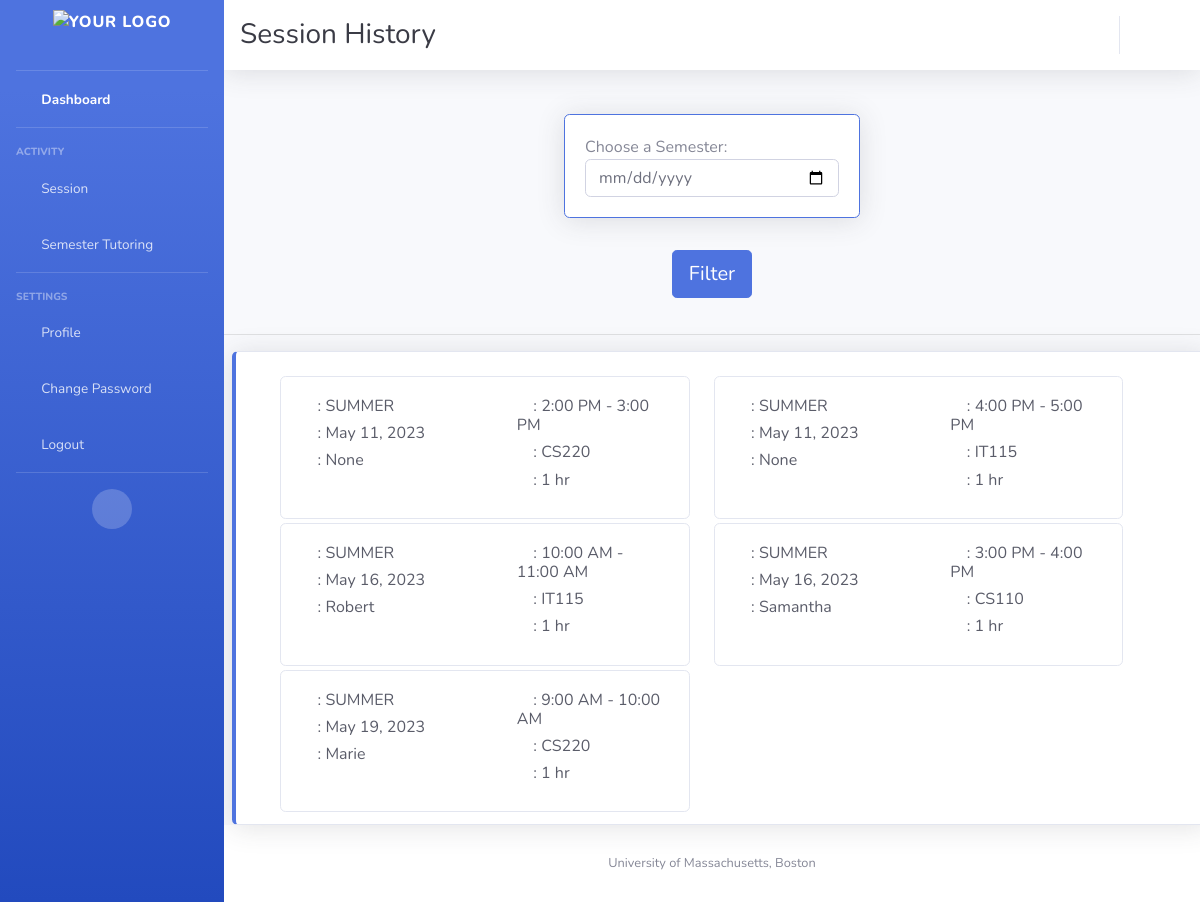
/session-hsitory/ (signed in), run on the app's committed database.
### appusers/models.py (models this page shows, shortened)
class Availability(models.Model):
    tutor = models.ForeignKey(Tutor, on_delete=models.CASCADE, null=True, blank=True, related_name='availabilities')
    date = models.DateField()
    timeblock = models.CharField(max_length=1, choices=TIMEBLOCK_CHOICES)
    booked_by = models.ForeignKey(Student, on_delete=models.SET_NULL, null=True, blank=True,
                                  related_name='booked_slots')
    course = models.ForeignKey(Course, on_delete=models.CASCADE)
    status = models.CharField(max_length=1, choices=STATUS_CHOICES)
    semester = models.CharField(max_length=25, null=True)

class Course(models.Model):
    c_name = models.CharField(max_length=100)
    c_code = models.CharField(max_length=50, unique=True, null=False)
    def __str__(self):
        return self.c_name

class Student(models.Model):
    user = models.OneToOneField(User, on_delete=models.CASCADE)
    ums_id = models.CharField(max_length=20, null=True, blank=True)
    courses = models.ManyToManyField(Course, related_name='students')
    no_shows = models.IntegerField(max_length=1, default=0)
    profile_picture = models.FileField(null=True, blank=True)
    def __str__(self):
        return self.user.username

### appusers/views.py (the view)
# urls.py: path('session-hsitory/', session_history, name='session_history'),
@login_required
def session_history(request):
    current_user = request.user
    today = date.today()
    slots = Availability.objects.all().order_by('date')
    try:
        student = current_user.student
        student_session_history = Availability.objects.filter(booked_by=student, date__lt=today).order_by('date')
    except Student.DoesNotExist:
        student_session_history = []
    try:
        tutor = current_user.tutor
        tutor_session_history = Availability.objects.filter(tutor=tutor, date__lt=today).order_by('date')
    except Tutor.DoesNotExist:
        tutor_session_history = []
    return render(request, 'session_history.html',
                  {'slots': slots, 'today': today,
                   'student_session_history': student_session_history,
                   'tutor_session_history': tutor_session_history,
                  })

### templates/session_history.html (shortened to what this page needs)
{% extends "base.html" %}
{% block top_heading %}
    <h1 class="h3 mb-0 text-gray-900">Session History</h1>
{% endblock %}
{% block content %}
    <div class="card-body">
        <form method="GET" id="filter-form">
            <div class="row justify-content-center">
                <div class="col-md-4 mb-3">
                    <div class="card border-primary shadow">
                        <div class="card-body">
                            <div class="d-flex align-items-center">
                                <label for="date-select" class="mr-3 mb-0">Choose a Semester:</label>
                                <i class="fas fa-calendar"></i>
                            </div>
                            <input type="date" name="date" id="date-select" class="form-control">
                        </div>
                    </div>
                </div>
                <div class="col-md-12 text-center">
                    <button type="submit" class="btn btn-toggle btn-primary btn-lg mt-3">Filter</button>
                </div>
            </div>
        </form>
    </div>
    <hr>
    {% if user.is_authenticated %}
        {% if request.user.tutor %}
            <div class="container-fluid card border-left-primary shadow py-2 mr-5 ml-2 mt-3">
            <div id="card-container" class="row row-cols-1 row-cols-md-2 overflow-auto mr-5 ml-2 mt-3" >
                {% for session in tutor_session_history %}
                    <div class="col mb-1">
                        <div class="card">
                            <div class="row g-0">
                                <div class="col-md-6">
                                    <div class="card-body text-gray-800">
                                        <div class="h6">
                                            <i class="fas fa-archive"></i>
                                            : {{ session.semester }}
                                        </div>
                                        <div class="h6">
                                            <i class="fas fa-calendar"></i>
                                            : {{ session.date }}
                                        </div>
                                        <div class="h6">
                                            <i class="fas fa-user-alt"></i>
                                            : {{ session.booked_by }}
                                        </div>
                                    </div>
                                </div>
                                <div class="col-md-6">
                                    <div class="card-body text-gray-800">
                                        <div class="h6">
                                            <i class="fas fa-clock"></i>
                                            : {{ session.get_timeblock_display }}
                                        </div>
                                        <div class="h6">
                                            <i class="fas fa-book"></i>
                                            : {{ session.course }}
                                        </div>
                                        <div class="h6">
                                            <i class="fas fa-user-clock"></i>
                                            : 1 hr
                                        </div>
                                    </div>
                                </div>
                            </div>
                       </div>
                    </div>
                    {% empty %}
                    <p>No sessions today.</p>
                {% endfor %}
            </div>
        </div>
        {% endif %}
    {% endif %}
{% endblock %}

### data on the page
Availability: semester "SUMMER", date "May 11, 2023", booked_by "None", timeblock "2:00 PM - 3:00 PM", course "CS220"
Availability: semester "SUMMER", date "May 11, 2023", booked_by "None", timeblock "4:00 PM - 5:00 PM", course "IT115"
Availability: semester "SUMMER", date "May 16, 2023", booked_by "Robert", timeblock "10:00 AM - 11:00 AM", course "IT115"
Availability: semester "SUMMER", date "May 16, 2023", booked_by "Samantha", timeblock "3:00 PM - 4:00 PM", course "CS110"
Availability: semester "SUMMER", date "May 19, 2023", booked_by "Marie", timeblock "9:00 AM - 10:00 AM", course "CS220"
